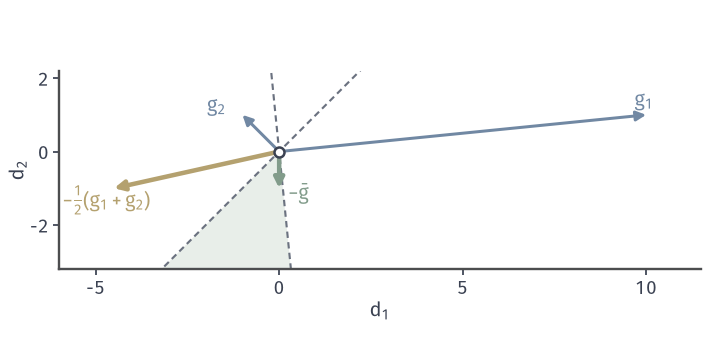

This figure's Python source:
from pathlib import Path
import sys
sys.path.insert(0, str(Path(__file__).resolve().parents[1]/"moo-common"))
from moo_fig import *
HERE = Path(__file__).resolve().parent
# g1=(10,1), g2=(-1,1): average direction leaves the half-plane of g2; min-norm direction stays inside both.
g1, g2 = np.array([10., 1.]), np.array([-1., 1.]); avg = .5*(g1+g2); th, gb = minnorm2(g1, g2)
fig, ax = figure(width_mm=100, height_mm=48)
setup(ax, (-6, 11.5), (-3.2, 2.2), [-5, 0, 5, 10], [-2, 0, 2], '$d_1$', '$d_2$', equal=True)
# descent wedge: <g1,d><0 and <g2,d><0
t = np.array([0, 40.]); e1 = np.array([1, -10.])/np.hypot(1, 10); e2 = np.array([-1, -1.])/np.hypot(1, 1)
ax.fill([0, 40*e1[0], 40*e2[0]], [0, 40*e1[1], 40*e2[1]], color=GREEN_FILL, lw=0, zorder=1)
for e in (e1, e2): ax.plot([-20*e[0], 20*e[0]], [-20*e[1], 20*e[1]], color=MUTED, lw=.85, ls=(0, (3, 2)), zorder=2)
arrow(ax, (0, 0), g1, BLUE); arrow(ax, (0, 0), g2, BLUE); arrow(ax, (0, 0), -avg, YELLOW, lw=1.8); arrow(ax, (0, 0), -gb, GREEN, lw=1.8)
ax.text(10.2, 1.25, r'$g_1$', color=BLUE, ha='right'); ax.text(-1.45, 1.1, r'$g_2$', color=BLUE, ha='right')
ax.text(-5.9, -1.5, r'$-\frac{1}{2}(g_1+g_2)$', color=YELLOW); ax.text(.25, -1.3, r'$-\bar g$', color=GREEN); hollow(ax, (0, 0), INK, ms=4)
save(fig, HERE, 'figure', {'avg': avg.tolist(), 'theta1': th, 'bar_g': gb.tolist(), 'd_avg_on_g2': float(g2@(-avg))}); print(th, gb, g2@(-avg))
